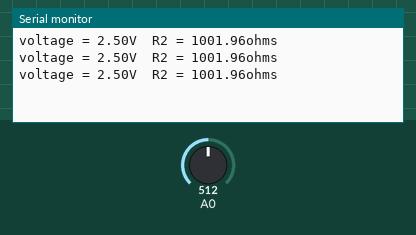
Bench run of a sketch on a simulated Arduino Uno, built with avr-gcc and run on an emulated ATmega328P. On the bench: the last lines printed to the serial monitor. The inputs (shaded band) are chosen by the test bench; at power-on: A0 = 512.

Above: at 1.3 s.
1.4 s: A0 set to 1010
At 1.9 s:
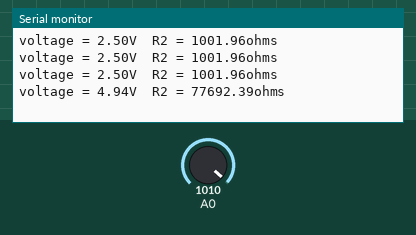
2.9 s: A0 set to 1023
At 3.4 s:
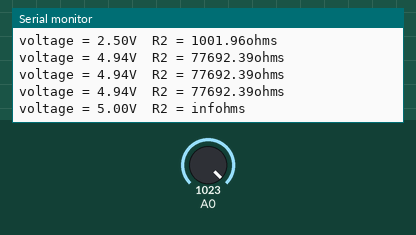

Measured:
- the behaviour switches between 1022 and 1023 on A0 (found by bisection; images 1 and 2)
- after the input at 1.4 s, the serial monitor: prints a new line after 0.10 s (image 1)
- after the input at 2.9 s, the serial monitor: prints a new line after 0.11 s (image 2)

The sketch:

BitValue.ino
```cpp
const float referenceResistance = 1000.0;

void setup() {
  Serial.begin(9600);
}

void loop() {
  int Val = analogRead(A0);

  float volt = Val * (5.0 / 1023.0);

  float current = ((5.0 - volt) / referenceResistance);
  float R2 = volt / current;

  Serial.print("voltage = ");
  Serial.print(volt);
  Serial.print("V");
  Serial.print("\t");
  Serial.print("R2 = ");
  Serial.print(R2);
  Serial.println("ohms");

  delay(500);
}
```
